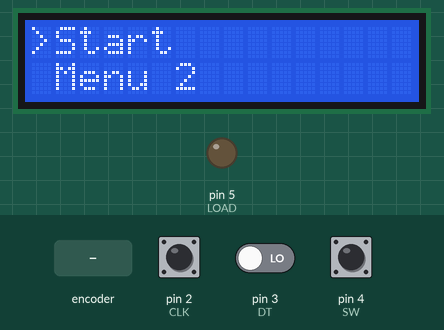
Simulated run of this sketch. Board: Arduino Uno, built with avr-gcc and run on an emulated ATmega328P. On the bench: 16×2 character LCD, output pins drawn as LEDs (lit = HIGH). The test bench sets the inputs (shaded band); at power-on: pin 4 (SW) HIGH, pin 2 (CLK) HIGH, pin 3 (DT) LOW.

Above: at 1.2 s.
1.3 s: pin 4 (SW) pulled LOW for 0.15 s
At 1.45 s:
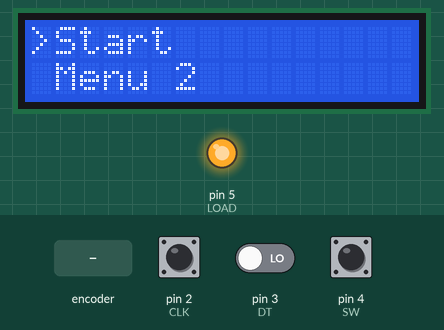
At 2.3 s:
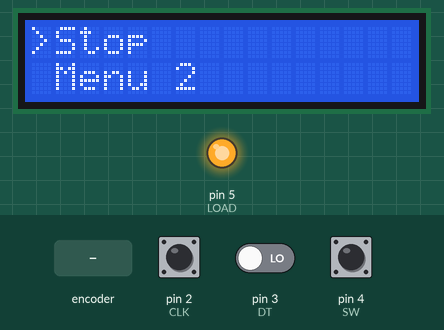
3.0 s: rotary encoder on pin 2 (CLK) / pin 3 (DT) turned 2 steps (second pin leading)
At 4.5 s:
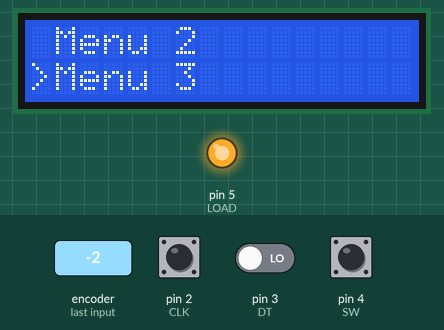
Timing chart, 0 to 6.0 s (numbered marks = the images above; inputs shaded):
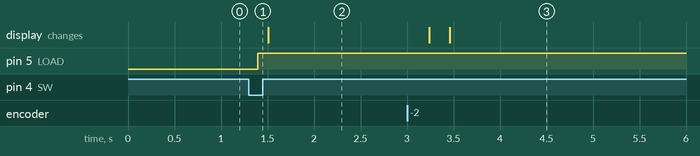

The sketch:

wet-tumbler.ino
```cpp
#include <Wire.h>
#include <LiquidCrystal_I2C.h>
#include <StateMachine.h>

#define CLK  2 // LCD I2C
#define DT   3 // LCD I2C
#define SW   4 // No interrupt encoder button
#define LOAD 5 // Relay

LiquidCrystal_I2C lcd(0x27, 16, 2);

byte lastStateCLK;
byte direction = 0;   // 0 - no dir, 1 - CW, 2 - CCW
byte lvl = 0;         // current level of the menu (should not have more than 255 levels ;))
bool running = false; // indicates motor state

unsigned long lastButtonPress = 0;

const unsigned long STATE_DELAY = 100;

StateMachine machine = StateMachine();

State* S0 = machine.addState(&state0);
State* S1 = machine.addState(&state1);
State* S2 = machine.addState(&state2);
// State* S3 = machine.addState(&state3);
// State* S4 = machine.addState(&state4);
// State* S5 = machine.addState(&state5);

void setup() {
  Serial.begin(115200);

  // Setup LCD
  lcd.init();
  lcd.backlight();

  // Set encoder pins as inputs
  pinMode(CLK,  INPUT);
  pinMode(DT,   INPUT);
  pinMode(SW,   INPUT_PULLUP);
  pinMode(LOAD, OUTPUT);

  // Read the initial state of CLK
  lastStateCLK = digitalRead(CLK);

  // Set relay to OFF
  digitalWrite(LOAD, LOW);

  // Uno, Nano has only two interrupt pins 2,3
  // Use other model to enable interupt for press button
  attachInterrupt(digitalPinToInterrupt(2), handleEncoderDirChange, CHANGE);
  attachInterrupt(digitalPinToInterrupt(3), handleEncoderDirChange, CHANGE);

  S0->addTransition(&transitionS0S1,S1);

  S1->addTransition(&transitionS1S0,S0);
  S1->addTransition(&transitionS1S2,S2);

  S2->addTransition(&transitionS2S1,S1);
//  S2->addTransition(&transitionS2S3,S3);
//  S2->addTransition(&transitionS2S3,S3);
//  S3->addTransition(&transitionS3S4,S4);
//  S4->addTransition(&transitionS4S5,S5);
//  S5->addTransition(&transitionS5S0,S0);
//  S5->addTransition(&transitionS5S2,S2);
}

void handleMotorState() {
  if (running) {
    digitalWrite(LOAD, HIGH);
  } else {
    digitalWrite(LOAD, LOW);
  }
}

void handleEncoderDirChange() {
  byte curStateCLK = digitalRead(CLK);
  if (curStateCLK != lastStateCLK  && curStateCLK == HIGH){
    direction = digitalRead(DT) != curStateCLK ? 2 : 1;
 }
  lastStateCLK = curStateCLK;
}

void handleEncoderClickChange() {
  int btnState = digitalRead(SW);
  if (btnState == LOW) {
    if (millis() - lastButtonPress > 500) {
      switch (machine.currentState) {
        case 0:
          handleState0Click();
          break;
        case 1:
          // statements
          break;
        default:
          // statements
          break;
      }
    }
    lastButtonPress = millis();
  }
  delay(1);
}

bool next() {
  bool tr = false;
  if (direction == 1) {
    direction = 0;
    tr = true;
  }
  return tr;
}

bool prev() {
  bool tr = false;
  if (direction == 2) {
    direction = 0;
    tr = true;
  }
  return tr;
}

void renderItem0() {
  if (running) {
    lcd.print("Stop");
  } else {
    lcd.print("Start");
  }
}

void renderItem1() {
  lcd.print("Menu 2");
}

void renderItem2() {
  lcd.print("Menu 3");
}

//***************STATE 0**********//
void state0(){
  if(machine.executeOnce){
    lcd.clear();
    lcd.setCursor(0,0);
    lcd.print(">");
    renderItem0();
    lcd.setCursor(1,1);
    renderItem1();
  }
}

bool transitionS0S1(){
  return next() && lvl == 0;
}

void handleState0Click() {
  running = !running;
  handleMotorState();
  // TO RERENDER CURRENT STATE
  machine.transitionTo(machine.currentState);
}

//***************STATE 1**********//
void state1(){
  if(machine.executeOnce){
    lcd.clear();
    lcd.setCursor(1,0);
    renderItem0();
    lcd.setCursor(0,1);
    lcd.print(">");
    renderItem1();
  }
}

bool transitionS1S0(){
  return prev() && lvl == 0;
}

bool transitionS1S2(){
  return next() && lvl == 0;
}

//***************STATE 2**********//
void state2(){
  if(machine.executeOnce){
    lcd.clear();
    lcd.setCursor(1,0);
    renderItem1();
    lcd.setCursor(0,1);
    lcd.print(">");
    renderItem2();
  }
}

bool transitionS2S1(){
  return prev() && lvl == 0;
}

// bool transitionS2S3(){
//   return next() && lvl == 0;
// }

//------------------------
// void state3(){
//   //Serial.println("State 3");
//   lcd.setCursor(0,1);
//   lcd.print("State 3");
// }

// bool transitionS3S4(){
//   return true;
// }

//-------------------------
// void state4(){
//   //Serial.println("State 4");
//   lcd.setCursor(0,1);
//   lcd.print("State 4");
// }

// bool transitionS4S5(){
//   return true;
// }

//-------------------------
// void state5(){
//   //Serial.println("State 5");
//   lcd.setCursor(0,1);
//   lcd.print("State 5");
// }

// bool transitionS5S0(){
//   return random(0,2);
// }

// bool transitionS5S2(){
//   return true;
// }

// MAIN LOOP
void loop() {
  machine.run();
  //TODO: move to use interrupts for the supported boards
  handleEncoderClickChange();
  delay(STATE_DELAY);
}
```

Measured:
- after the input at 1.3 s, pin 5 (LOAD): LOW → HIGH after 0.09 s
- after the input at 3.0 s, the display: first changes after 0.24 s (image 3 shows a later state)
